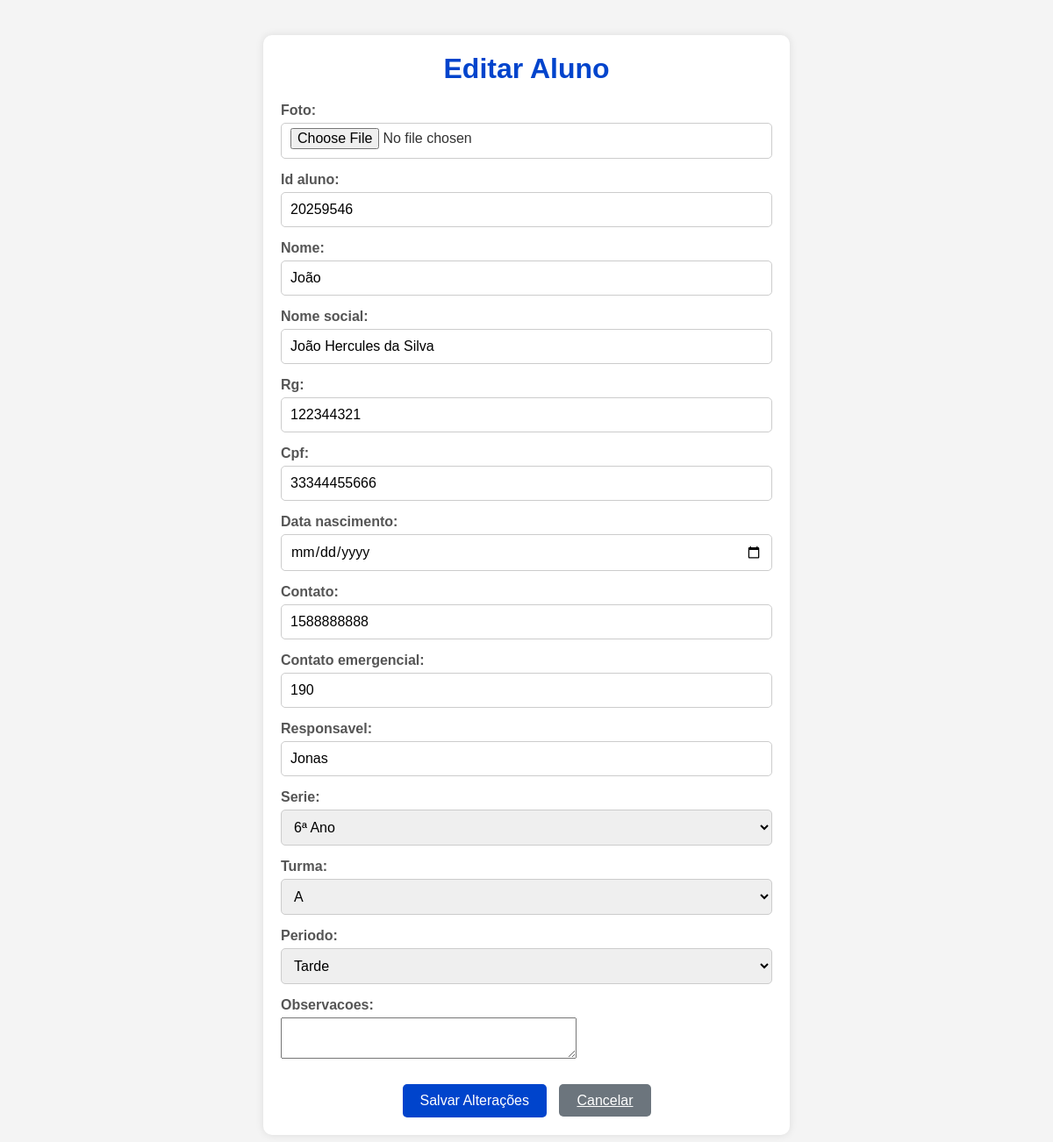
The page /aluno/editar/20259546/ (signed in) on the database as committed earlier.
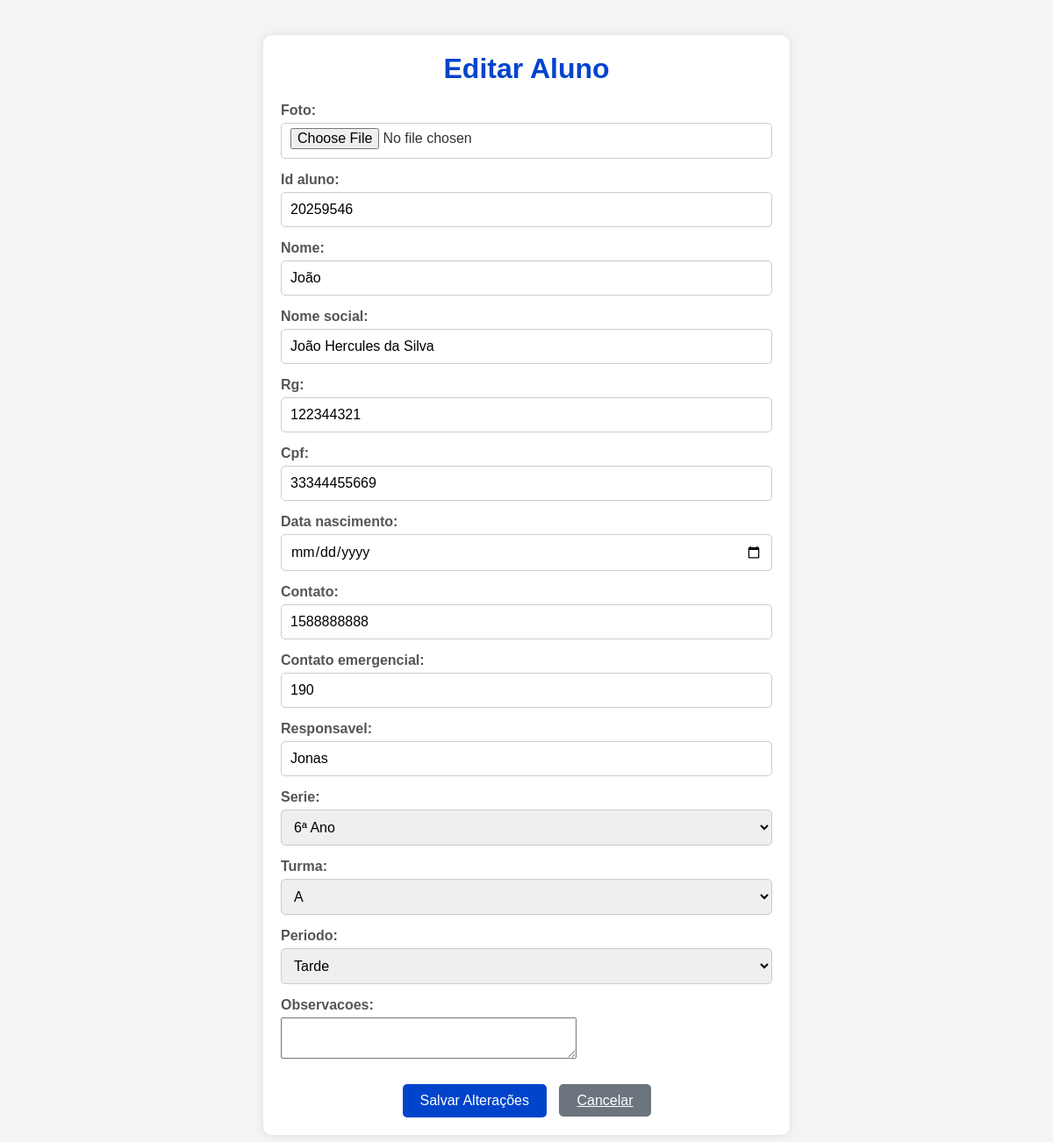
The same page on the database as committed later.
### Sistema_Alunos/models.py (models this page shows, shortened)
class Aluno(models.Model):
    SERIES_CHOICES = [
        ('1ª Ano', '1ª Ano'),
        ('2ª Ano', '2ª Ano'),
        ('3ª Ano', '3ª Ano'),
        ('4ª Ano', '4ª Ano'),
        ('5ª Ano', '5ª Ano'),
        ('6ª Ano', '6ª Ano'),
        ('7ª Ano', '7ª Ano'),
        ('8ª Ano', '8ª Ano'),
        ('9ª Ano', '9ª Ano'),
    ]
    TURMA_CHOICES = [
        ('A', 'A'),
        ('B', 'B'),
        ('C', 'C'),
    ]
    PERIODO_CHOICES = [
        ('Manhã', 'Manhã'),
        ('Tarde', 'Tarde'),
    ]
    foto = models.ImageField(upload_to='fotos/', default='fotos/default.jpg', blank=False)
    id_aluno = models.CharField(max_length=20, unique=True, blank=True, null=True)
    nome = models.CharField(max_length=100)
    nome_social = models.CharField(max_length=100, blank=True, null=True)
    rg = models.CharField(max_length=20, unique=True)
    cpf = models.CharField(max_length=14, unique=True)
    data_nascimento = models.DateField(blank=True, null=True)
    contato = models.CharField(max_length=15, blank=True, null=True)
    contato_emergencial = models.CharField(max_length=15, blank=True, null=True)
    responsavel = models.CharField(max_length=100, blank=True, null=True)
    serie = models.CharField(max_length=10, choices=SERIES_CHOICES)
    turma = models.CharField(max_length=1, choices=TURMA_CHOICES)
    periodo = models.CharField(max_length=10, choices=PERIODO_CHOICES)
    observacoes = models.TextField(blank=True, null=True)

### Sistema_Alunos/views.py (the view)
# urls.py: path('aluno/editar/<str:id_aluno>/', views.editar_aluno, name='editar_aluno'), # Nova URL para editar
@login_required
@permission_required('Sistema_Alunos.change_aluno', raise_exception=True)
def editar_aluno(request, id_aluno):
    aluno = get_object_or_404(Aluno, id_aluno=id_aluno)
    if request.method == 'POST':
        form = AlunoForm(request.POST, request.FILES, instance=aluno)
        if form.is_valid():
            form.save()
            return redirect('detalhes_aluno', id_aluno=aluno.id_aluno) # Redireciona para os detalhes após editar
    else:
        form = AlunoForm(instance=aluno)
    return render(request, 'editar_aluno.html', {'form': form, 'aluno': aluno})

### Sistema_Alunos/templates/editar_aluno.html (shortened to what this page needs)
{% load static %}
<!DOCTYPE html>
<html lang="pt-br">
<head>
</head>
<body>
    <div class="cadastro-container">
        <h1>Editar Aluno</h1>
        <form method="post" enctype="multipart/form-data">
            {% for field in form %}
                <div class="form-group">
                    {{ field.label_tag }}
                    {{ field }}
                </div>
            {% endfor %}
            <button type="submit">Salvar Alterações</button>
            <a href="{% url 'detalhes_aluno' aluno.id_aluno %}" class="cancelar-botao">Cancelar</a>
        </form>
    </div>
</body>
</html>

Rows that differ between the two databases and show on the page:
changed Aluno "João": cpf "33344455666" → "33344455669"
